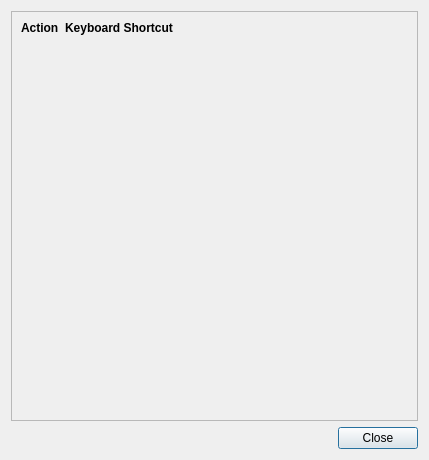
<?xml version="1.0" encoding="UTF-8"?>
<ui version="4.0">
 <class>KeyboardShortcutsDialog</class>
 <widget class="QDialog" name="KeyboardShortcutsDialog">
  <property name="geometry">
   <rect>
    <x>0</x>
    <y>0</y>
    <width>429</width>
    <height>460</height>
   </rect>
  </property>
  <property name="sizePolicy">
   <sizepolicy hsizetype="Preferred" vsizetype="Preferred">
    <horstretch>0</horstretch>
    <verstretch>0</verstretch>
   </sizepolicy>
  </property>
  <property name="windowTitle">
   <string>Keyboard Shortcuts</string>
  </property>
  <layout class="QVBoxLayout" name="verticalLayout">
   <property name="sizeConstraint">
    <enum>QLayout::SetDefaultConstraint</enum>
   </property>
   <item>
    <widget class="QScrollArea" name="scrollArea">
     <property name="sizePolicy">
      <sizepolicy hsizetype="Minimum" vsizetype="Minimum">
       <horstretch>0</horstretch>
       <verstretch>0</verstretch>
      </sizepolicy>
     </property>
     <property name="widgetResizable">
      <bool>true</bool>
     </property>
     <widget class="QWidget" name="scrollAreaWidgetContents">
      <property name="geometry">
       <rect>
        <x>0</x>
        <y>0</y>
        <width>409</width>
        <height>410</height>
       </rect>
      </property>
      <layout class="QVBoxLayout" name="verticalLayout_2">
       <item>
        <layout class="QFormLayout" name="formLayout">
         <item row="1" column="0">
          <widget class="QLabel" name="column1TitleLabel">
           <property name="font">
            <font>
             <weight>75</weight>
             <bold>true</bold>
            </font>
           </property>
           <property name="text">
            <string>Action</string>
           </property>
          </widget>
         </item>
         <item row="1" column="1">
          <widget class="QLabel" name="column2TitleLabel">
           <property name="font">
            <font>
             <weight>75</weight>
             <bold>true</bold>
            </font>
           </property>
           <property name="text">
            <string>Keyboard Shortcut</string>
           </property>
          </widget>
         </item>
        </layout>
       </item>
      </layout>
     </widget>
    </widget>
   </item>
   <item>
    <widget class="QDialogButtonBox" name="closeButtonBox">
     <property name="standardButtons">
      <set>QDialogButtonBox::Close</set>
     </property>
    </widget>
   </item>
  </layout>
 </widget>
 <resources/>
 <connections/>
</ui>
